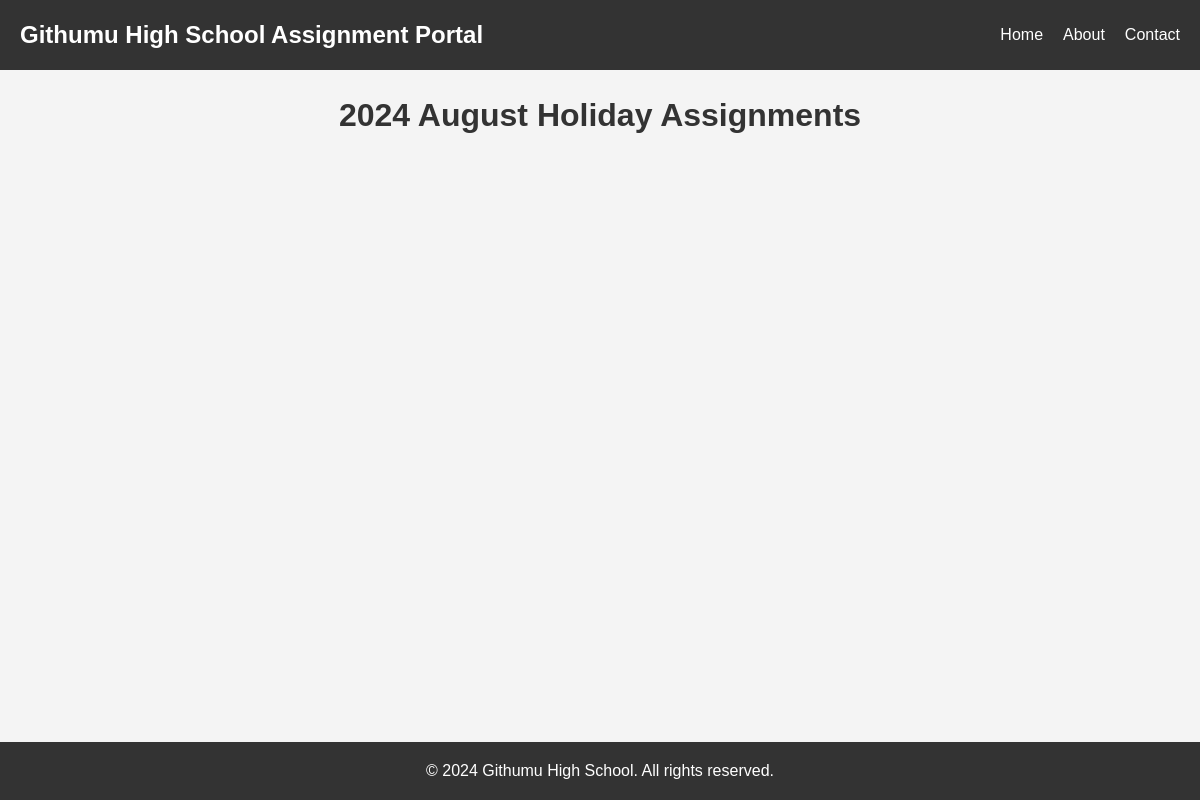
Before: / with the older database file.
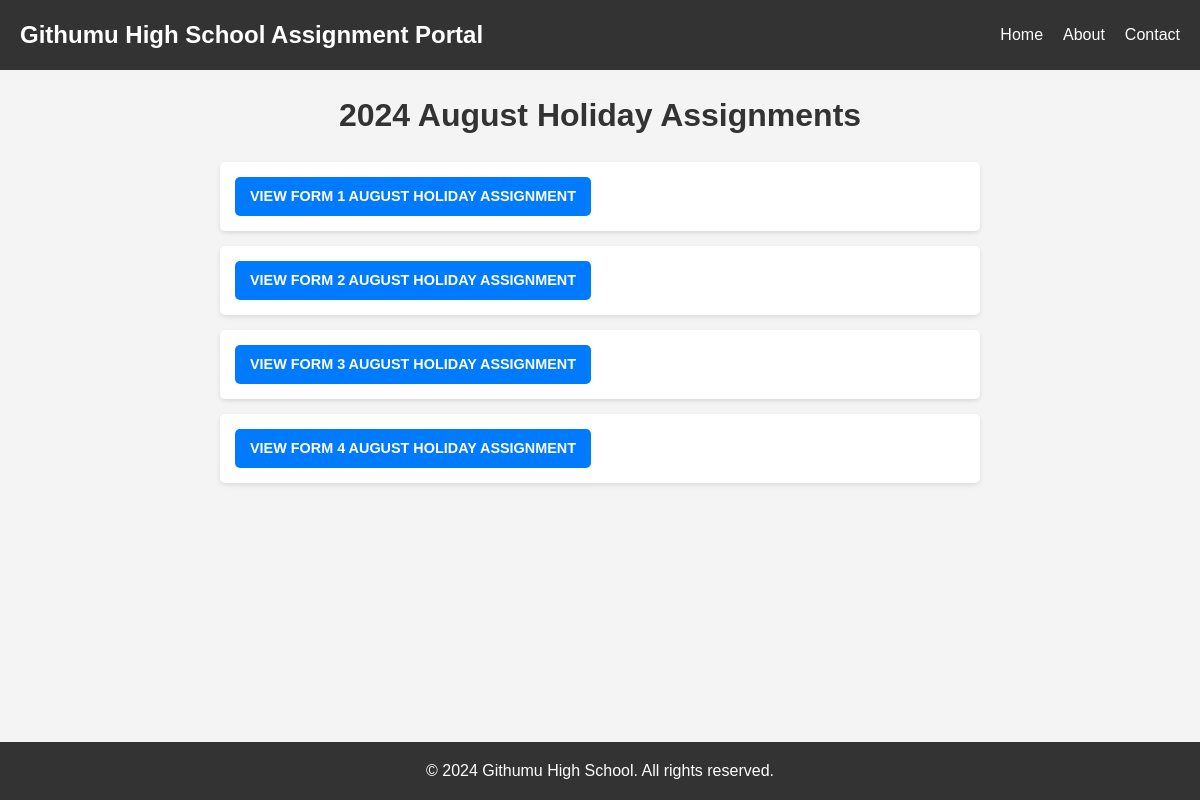
After: the same page with the newer database file.
### assignments/models.py (models this page shows, shortened)
class Assignment(models.Model):
    title = models.CharField(max_length=200, default='AUGUST HOLIDAY ASSIGNMENT')
    grade=models.IntegerField(choices=grades)
    subject=models.CharField(max_length=50,choices=subjects)
    description = models.TextField(blank=True)
    file = models.FileField(upload_to='assignments/')
    uploaded_at = models.DateTimeField(auto_now_add=True)

### assignments/views.py (the view)
# urls.py: path('', views.class_list, name='class_list'),
def class_list(request):
    class_list = Assignment.objects.all().order_by('grade')
    unique_class_list = []
    unique_grade= set()
    for clist in class_list:
        if clist.grade not in unique_grade:
            unique_class_list.append(clist)
            unique_grade.add(clist.grade)
    return render(request,'assignments/class_list.html',{'class_list':unique_class_list})

### assignments/templates/assignments/class_list.html (shortened to what this page needs)
{% load static %}
<!DOCTYPE html>
<html lang="en">
<head>
    <link rel="stylesheet" href="{% static 'assignments/css/style.css' %}">
</head>
<body>
    <header>
        <nav>
            <div class="logo">Githumu High School Assignment Portal</div>
            <ul class="nav-links">
                <li><a href="{% url 'class_list' %}"> Home</a></li>
                <li><a href="#">About</a></li>
                <li><a href="#">Contact</a></li>
            </ul>
        </nav>
    </header>
    <main>
        <h1>2024 August Holiday Assignments</h1>
        <ul class="assignment-list">
        {% for class in class_list %}
            <li>
                <a href="{% url 'assignment_list' class.id %}" class="download-button"><span class="assignment-title">VIEW FORM {{ class.grade }} {{class.title}} </span></a>
            </li>
        {% endfor %}
        </ul>
    </main>
    <footer>
        <p>&copy; 2024 Githumu High School. All rights reserved.</p>
    </footer>
</body>
</html>

### assignments/static/assignments/css/style.css (style rules this page uses)
* { margin: 0; padding: 0; box-sizing: border-box; }
body { font-family: Arial, sans-serif; line-height: 1.6; background-color: #f4f4f4; font-size: 16px; display: flex; flex-direction: column; min-height: 100vh; }
header { background-color: #333; color: #fff; padding: 1rem 0; }
nav { max-width: 1200px; margin: 0 auto; display: flex; justify-content: space-between; align-items: center; padding: 0 20px; }
.logo { font-size: 1.5em; font-weight: bold; }
.nav-links { list-style: none; display: flex; }
.nav-links li { margin-left: 20px; }
.nav-links a { color: #fff; text-decoration: none; transition: color 0.3s ease; }
main { flex: 1; padding: 20px; max-width: 800px; margin: 0 auto; width: 100%; }
h1 { color: #333; text-align: center; font-size: 2em; margin-bottom: 20px; }
.assignment-list { list-style-type: none; padding: 0; }
.assignment-list li { background-color: #fff; margin-bottom: 15px; padding: 15px; border-radius: 5px; box-shadow: 0 2px 5px rgba(0,0,0,0.1); display: flex; justify-content: space-between; align-items: center; transition: all 0.3s ease; }
.assignment-title { font-weight: bold; }
.download-button { display: inline-block; padding: 8px 15px; background-color: #007bff; color: #fff; text-decoration: none; border-radius: 5px; transition: background-color 0.3s ease, transform 0.1s ease; font-size: 0.9em; border: none; cursor: pointer; }
footer { background-color: #333; color: #fff; text-align: center; padding: 1rem 0; margin-top: auto; }

Changed rows visible on the page:
added Assignment: grade "1", title "AUGUST HOLIDAY ASSIGNMENT"
added Assignment: grade "2", title "AUGUST HOLIDAY ASSIGNMENT"
added Assignment: grade "3", title "AUGUST HOLIDAY ASSIGNMENT"
added Assignment: grade "4", title "AUGUST HOLIDAY ASSIGNMENT"
